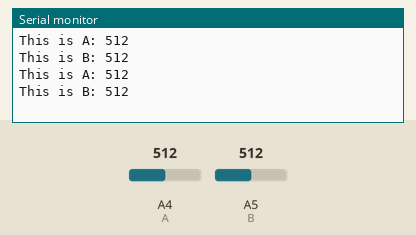
Bench run of a sketch on a simulated Arduino Uno, built with avr-gcc and run on an emulated ATmega328P. Parts: the last lines printed to the serial monitor. Inputs (shaded band) come from the test bench; at power-on: A4 (A) = 512, A5 (B) = 512.

Above: at 1.8 s.
1.9 s: A4 (A) set to 716
At 2.8 s:
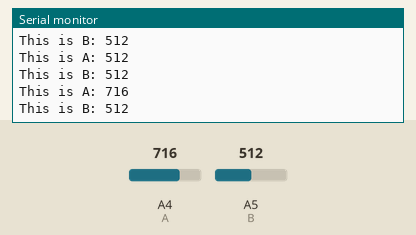
3.4 s: A5 (B) set to 716
At 4.4 s:
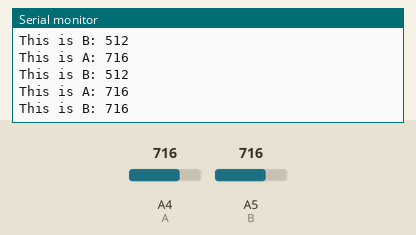
4.9 s: A4 (A) set to 900
At 5.8 s:
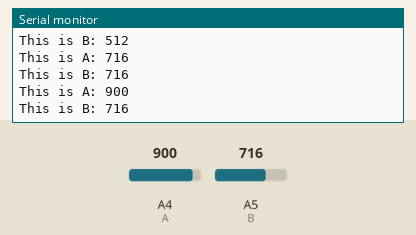
6.4 s: A5 (B) set to 900
At 7.8 s:
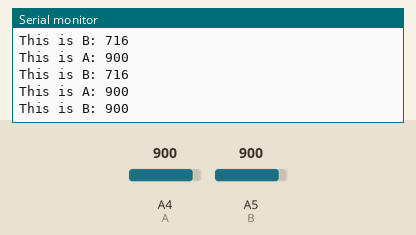
Timing chart, 0 to 8.9 s (numbered marks = the images above; inputs shaded):
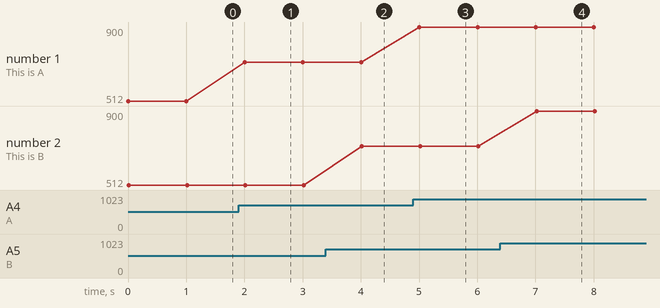

Measured:
- after the input at 1.9 s, the serial monitor: prints a new line after 0.10 s (image 1)
- after the input at 3.4 s, the serial monitor: prints a new line after 0.62 s (image 2)
- after the input at 4.9 s, the serial monitor: prints a new line after 0.10 s (image 3)
- after the input at 6.4 s, the serial monitor: prints a new line after 0.62 s (image 4)
- plotted number 1: 512 → 716 after the input at 1.9 s, 716 → 900 after the input at 4.9 s

The sketch:

AMT20_A_and_B.ino
```cpp
/*Reads from the encoder A and B and returns either
 *or negative change
 */

const int A = A4;
const int B = A5;

int ARead,BRead;

void setup() {
  pinMode(A,INPUT);
  pinMode(B,INPUT);
  Serial.begin(9600);

}

void loop() {
  ARead = analogRead(A);
  BRead = analogRead(B);

  Serial.print("This is A: ");
  Serial.println(ARead);
  Serial.print("This is B: ");
  Serial.println(BRead);
  delay(1000);

}
```
